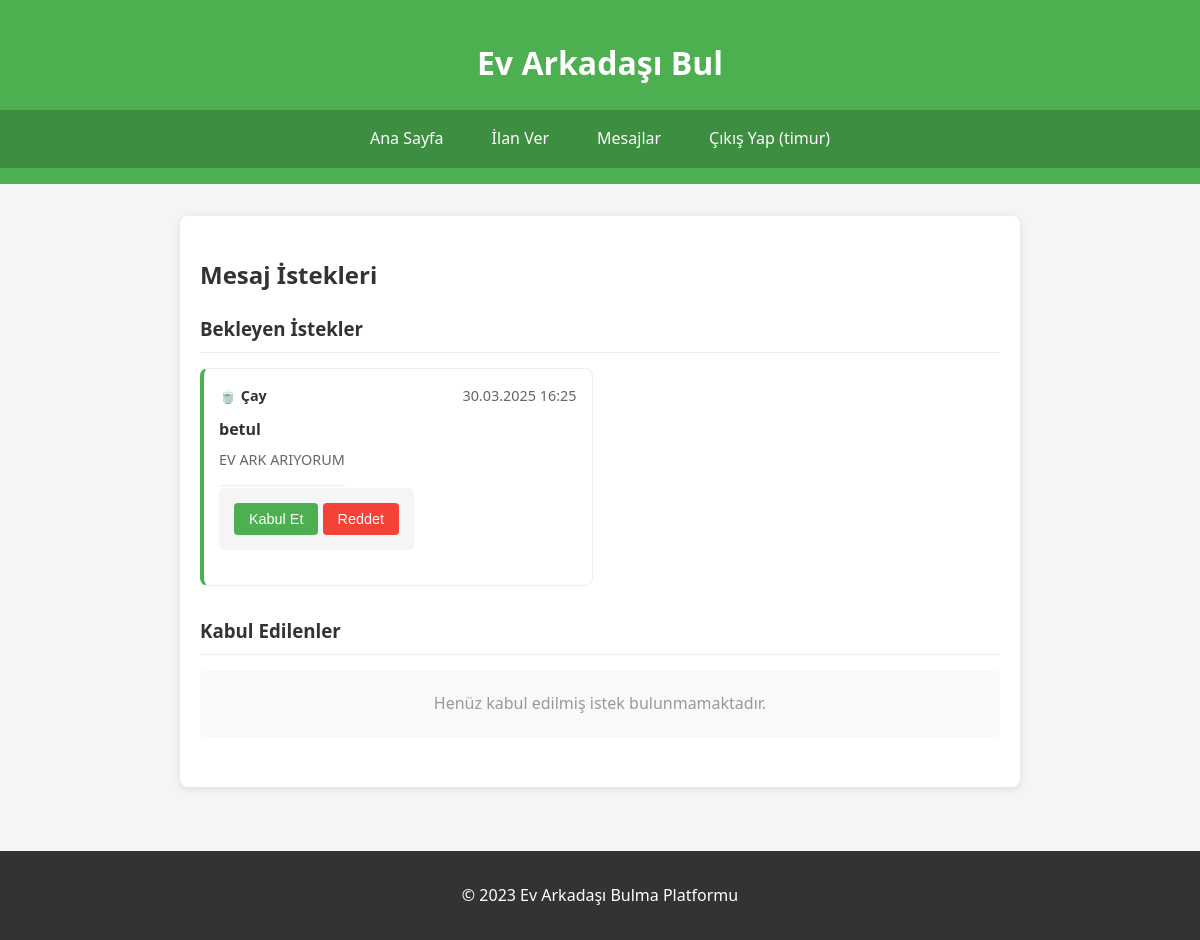
Page /mesaj_istekleri (signed in) on the committed database.
### tables this page shows
CREATE TABLE mesaj_istekleri (
            id INTEGER PRIMARY KEY AUTOINCREMENT,
            gonderen_id INTEGER NOT NULL,
            alici_id INTEGER NOT NULL,
            ilan_id INTEGER NOT NULL,
            tip TEXT NOT NULL,  -- 'cay' veya 'kahve'
            durum TEXT NOT NULL DEFAULT 'beklemede',  -- 'beklemede', 'kabul', 'red'
            tarih TIMESTAMP DEFAULT CURRENT_TIMESTAMP,
            FOREIGN KEY(gonderen_id) REFERENCES users(id),
            FOREIGN KEY(alici_id) REFERENCES users(id),
            FOREIGN KEY(ilan_id) REFERENCES ilanlar(id),
            UNIQUE(gonderen_id, alici_id, ilan_id)
        );

CREATE TABLE users (
            id INTEGER PRIMARY KEY AUTOINCREMENT,
            username TEXT UNIQUE NOT NULL,
            password TEXT NOT NULL,
            email TEXT UNIQUE NOT NULL,
            phone TEXT,
            created_at TIMESTAMP DEFAULT CURRENT_TIMESTAMP
        );

CREATE TABLE ilanlar (
            id INTEGER PRIMARY KEY AUTOINCREMENT,
            baslik TEXT NOT NULL,
            aciklama TEXT NOT NULL,
            fiyat REAL NOT NULL,
            konum TEXT NOT NULL,
            cinsiyet TEXT NOT NULL,
            oda_sayisi TEXT NOT NULL,
            sigara BOOLEAN DEFAULT 0,
            alkol BOOLEAN DEFAULT 0,
            evcil_hayvan BOOLEAN DEFAULT 0,
            resimler TEXT,
            tarih TIMESTAMP DEFAULT CURRENT_TIMESTAMP,
            user_id INTEGER,
            FOREIGN KEY(user_id) REFERENCES users(id)
        );

### app.py (the view)
@app.route('/mesaj_istekleri')
@login_required
def mesaj_istekleri():
    db = get_db()
    beklemedeki_istekler = db.get_mesaj_istekleri(session['user_id'], durum='beklemede')
    kabul_edilenler = db.get_mesaj_istekleri(session['user_id'], durum='kabul')
    return render_template('mesaj_istekleri.html',
                         beklemedeki_istekler=beklemedeki_istekler,
                         kabul_edilenler=kabul_edilenler)

### app.py (called while the page is built)
@app.template_filter('datetimeformat')
def datetimeformat(value, format='%d.%m.%Y %H:%M'):
    if isinstance(value, str):
        value = datetime.strptime(value, '%Y-%m-%d %H:%M:%S')
    return value.strftime(format)

def get_db():
    if 'db' not in g:
        g.db = Database(app.config['DATABASE'])
    return g.db

def generate_csrf_token():
    if '_csrf_token' not in session:
        session['_csrf_token'] = secrets.token_hex(16)
    return session['_csrf_token']

def login_required(f):
    @wraps(f)
    def decorated_function(*args, **kwargs):
        if 'user_id' not in session:
            flash('Bu sayfayı görüntülemek için giriş yapmalısınız', 'danger')
            return redirect(url_for('login', next=request.url))
        return f(*args, **kwargs)
    return decorated_function

@app.context_processor
def utility_processor():
    def file_exists(path):
        return os.path.exists(path)
    return dict(file_exists=file_exists)

### database.py (called while the page is built)
    def get_mesaj_istekleri(self, kullanici_id, durum=None):
        try:
            cursor = self.conn.cursor()
            query = '''
                SELECT mi.*, u.username as gonderen_username, i.baslik as ilan_baslik
                FROM mesaj_istekleri mi
                JOIN users u ON mi.gonderen_id = u.id
                JOIN ilanlar i ON mi.ilan_id = i.id
                WHERE mi.alici_id = ?
            '''
            params = [kullanici_id]
            if durum:
                query += " AND mi.durum = ?"
                params.append(durum)
            query += " ORDER BY mi.tarih DESC"
            cursor.execute(query, params)
            return [dict(row) for row in cursor.fetchall()]
        except sqlite3.Error as e:
            print("Mesaj istekleri getirme hatası:", e)
            return []

    def close(self):
        if hasattr(self, 'conn') and self.conn:
            self.conn.close()

    def __del__(self):
        self.close()

### templates/mesaj_istekleri.html
{% extends "base.html" %}
{% block content %}
<section class="mesaj-istekleri">
    <h2>Mesaj İstekleri</h2>
    <div class="istek-listesi">
        <h3>Bekleyen İstekler</h3>
        {% if beklemedeki_istekler %}
        <div class="istek-grid">
            {% for istek in beklemedeki_istekler %}
            <div class="istek-karti {{ istek.tip }}">
                <div class="istek-header">
                    <span class="istek-tip">
                        {% if istek.tip == 'kahve' %}☕ Kahve{% else %}🍵 Çay{% endif %}
                    </span>
                    <span class="istek-tarih">{{ istek.tarih|datetimeformat }}</span>
                </div>
                <div class="istek-icerik">
                    <div class="kullanici-bilgi">
                        <span class="username">{{ istek.gonderen_username }}</span>
                        <span class="ilan-baslik">{{ istek.ilan_baslik }}</span>
                    </div>
                    <div class="istek-actions">
                        <form class="istek-kabul-form" data-istek-id="{{ istek.id }}">
                            <button type="button" class="istek-kabul-btn">Kabul Et</button>
                            <button type="button" class="istek-red-btn">Reddet</button>
                        </form>
                    </div>
                </div>
            </div>
            {% endfor %}
        </div>
        {% else %}
        <p class="bos-liste">Bekleyen istek bulunmamaktadır.</p>
        {% endif %}
    </div>
    <div class="kabul-edilenler">
        <h3>Kabul Edilenler</h3>
        {% if kabul_edilenler %}
        <div class="istek-grid">
            {% for istek in kabul_edilenler %}
            <div class="istek-karti kabul-edildi">
                <div class="istek-header">
                    <span class="istek-tip">
                        {% if istek.tip == 'kahve' %}☕ Kahve{% else %}🍵 Çay{% endif %}
                    </span>
                    <span class="istek-tarih">{{ istek.tarih|datetimeformat }}</span>
                </div>
                <div class="istek-icerik">
                    <div class="kullanici-bilgi">
                        <span class="username">{{ istek.gonderen_username }}</span>
                        <span class="ilan-baslik">{{ istek.ilan_baslik }}</span>
                    </div>
                    <a href="{{ url_for('mesaj_odasi', oda_id=istek.oda_id) }}" class="mesajlas-btn">
                        Mesajlaş
                    </a>
                </div>
            </div>
            {% endfor %}
        </div>
        {% else %}
        <p class="bos-liste">Henüz kabul edilmiş istek bulunmamaktadır.</p>
        {% endif %}
    </div>
</section>
{% endblock %}

### static/css/style.css (style rules this page uses)
body { font-family: 'Segoe UI', Tahoma, Geneva, Verdana, sans-serif; line-height: 1.6; margin: 0; padding: 0; color: #333; background-color: #f5f5f5; }
.ilan-baslik { margin-bottom: 1.5rem; border-bottom: 1px solid #eee; padding-bottom: 1rem; }
form { background: #f5f5f5; padding: 15px; border-radius: 5px; margin-bottom: 20px; }
.kullanici-bilgi { margin-bottom: 15px; }
.kullanici-bilgi .username { font-weight: bold; display: block; margin-bottom: 5px; }
.kullanici-bilgi .ilan-baslik { color: #666; font-size: 0.9em; }
.bos-liste { color: #999; text-align: center; padding: 20px; background: #f9f9f9; border-radius: 4px; }
.mesaj-istekleri { max-width: 800px; margin: 0 auto; padding: 20px; background: white; border-radius: 8px; box-shadow: 0 2px 10px rgba(0,0,0,0.1); }
.istek-listesi, .kabul-edilenler { margin-bottom: 30px; }
.istek-listesi h3, .kabul-edilenler h3 { margin-bottom: 15px; padding-bottom: 8px; border-bottom: 1px solid #eee; }
.istek-grid { display: grid; grid-template-columns: repeat(auto-fill, minmax(300px, 1fr)); gap: 15px; }
.istek-karti { border: 1px solid #eee; border-radius: 8px; padding: 15px; transition: transform 0.2s; }
.istek-karti.cay { border-left: 4px solid #4CAF50; }
.istek-header { display: flex; justify-content: space-between; margin-bottom: 10px; font-size: 0.9em; }
.istek-tip { font-weight: bold; }
.istek-tarih { color: #666; }
.istek-icerik { margin-top: 10px; }
.istek-actions { margin-top: 15px; display: flex; gap: 10px; }
.istek-kabul-btn, .istek-red-btn { padding: 8px 15px; border: none; border-radius: 4px; cursor: pointer; font-size: 0.9em; transition: background-color 0.2s; }
.istek-kabul-btn { background-color: #4CAF50; color: white; }
.istek-red-btn { background-color: #f44336; color: white; }

### rows in the picture
mesaj_istekleri: tip "🍵 Çay", tarih "30.03.2025 16:25", gonderen_username "betul", ilan_baslik "EV ARK ARIYORUM"

### other values in the picture
{{ session['username'] }} "timur"
